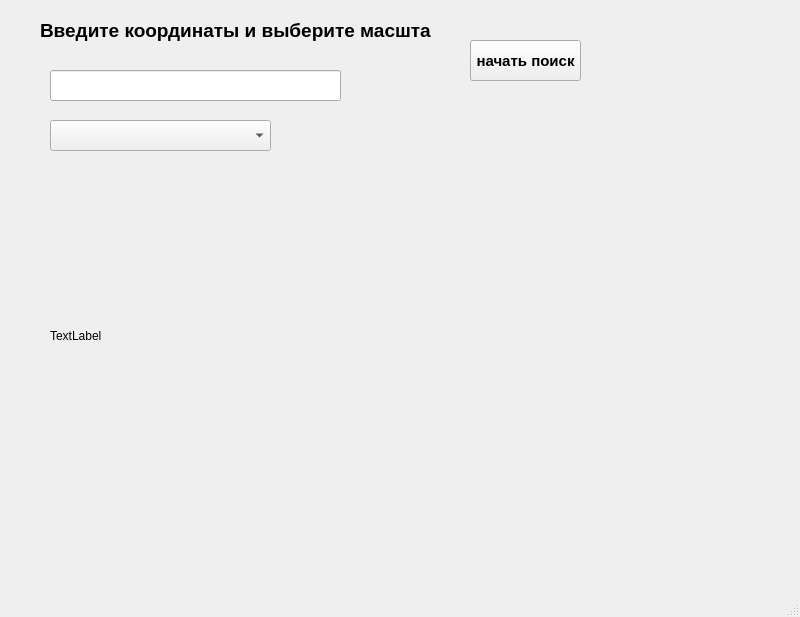
<?xml version="1.0" encoding="UTF-8"?>
<ui version="4.0">
 <class>MainWindow</class>
 <widget class="QMainWindow" name="MainWindow">
  <property name="geometry">
   <rect>
    <x>0</x>
    <y>0</y>
    <width>800</width>
    <height>617</height>
   </rect>
  </property>
  <property name="windowTitle">
   <string>MainWindow</string>
  </property>
  <widget class="QWidget" name="centralwidget">
   <widget class="QPushButton" name="btn_ok">
    <property name="geometry">
     <rect>
      <x>470</x>
      <y>40</y>
      <width>111</width>
      <height>41</height>
     </rect>
    </property>
    <property name="font">
     <font>
      <pointsize>11</pointsize>
      <weight>75</weight>
      <bold>true</bold>
     </font>
    </property>
    <property name="text">
     <string>начать поиск</string>
    </property>
   </widget>
   <widget class="QLineEdit" name="inp_cords">
    <property name="geometry">
     <rect>
      <x>50</x>
      <y>70</y>
      <width>291</width>
      <height>31</height>
     </rect>
    </property>
   </widget>
   <widget class="QComboBox" name="comboBox">
    <property name="geometry">
     <rect>
      <x>50</x>
      <y>120</y>
      <width>221</width>
      <height>31</height>
     </rect>
    </property>
   </widget>
   <widget class="QLabel" name="label">
    <property name="geometry">
     <rect>
      <x>40</x>
      <y>10</y>
      <width>391</width>
      <height>41</height>
     </rect>
    </property>
    <property name="font">
     <font>
      <pointsize>14</pointsize>
      <weight>75</weight>
      <bold>true</bold>
     </font>
    </property>
    <property name="text">
     <string>Введите координаты и выберите масштаб</string>
    </property>
   </widget>
   <widget class="QLabel" name="image">
    <property name="geometry">
     <rect>
      <x>50</x>
      <y>190</y>
      <width>561</width>
      <height>291</height>
     </rect>
    </property>
    <property name="text">
     <string>TextLabel</string>
    </property>
   </widget>
  </widget>
  <widget class="QMenuBar" name="menubar">
   <property name="geometry">
    <rect>
     <x>0</x>
     <y>0</y>
     <width>800</width>
     <height>21</height>
    </rect>
   </property>
  </widget>
  <widget class="QStatusBar" name="statusbar"/>
 </widget>
 <resources/>
 <connections/>
</ui>
